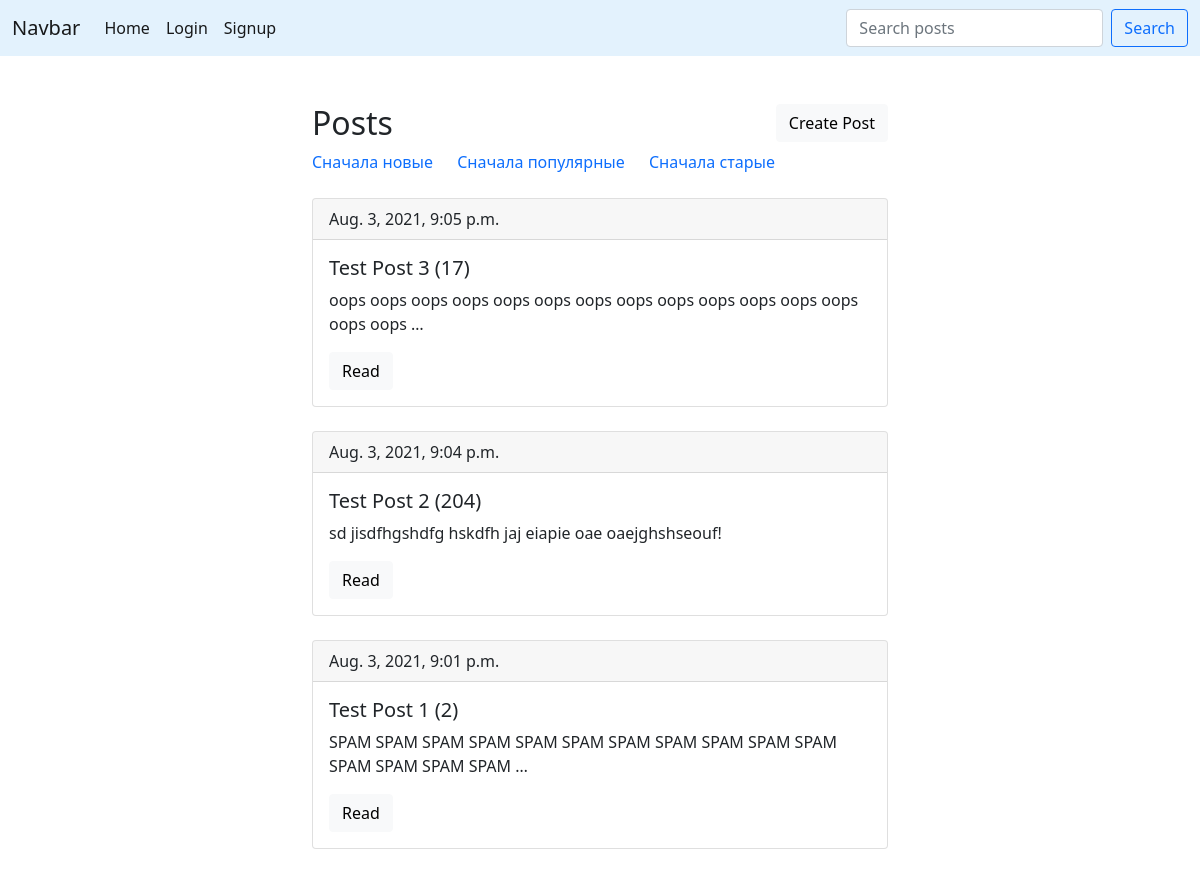
The page /all_posts/ on the database as committed earlier.
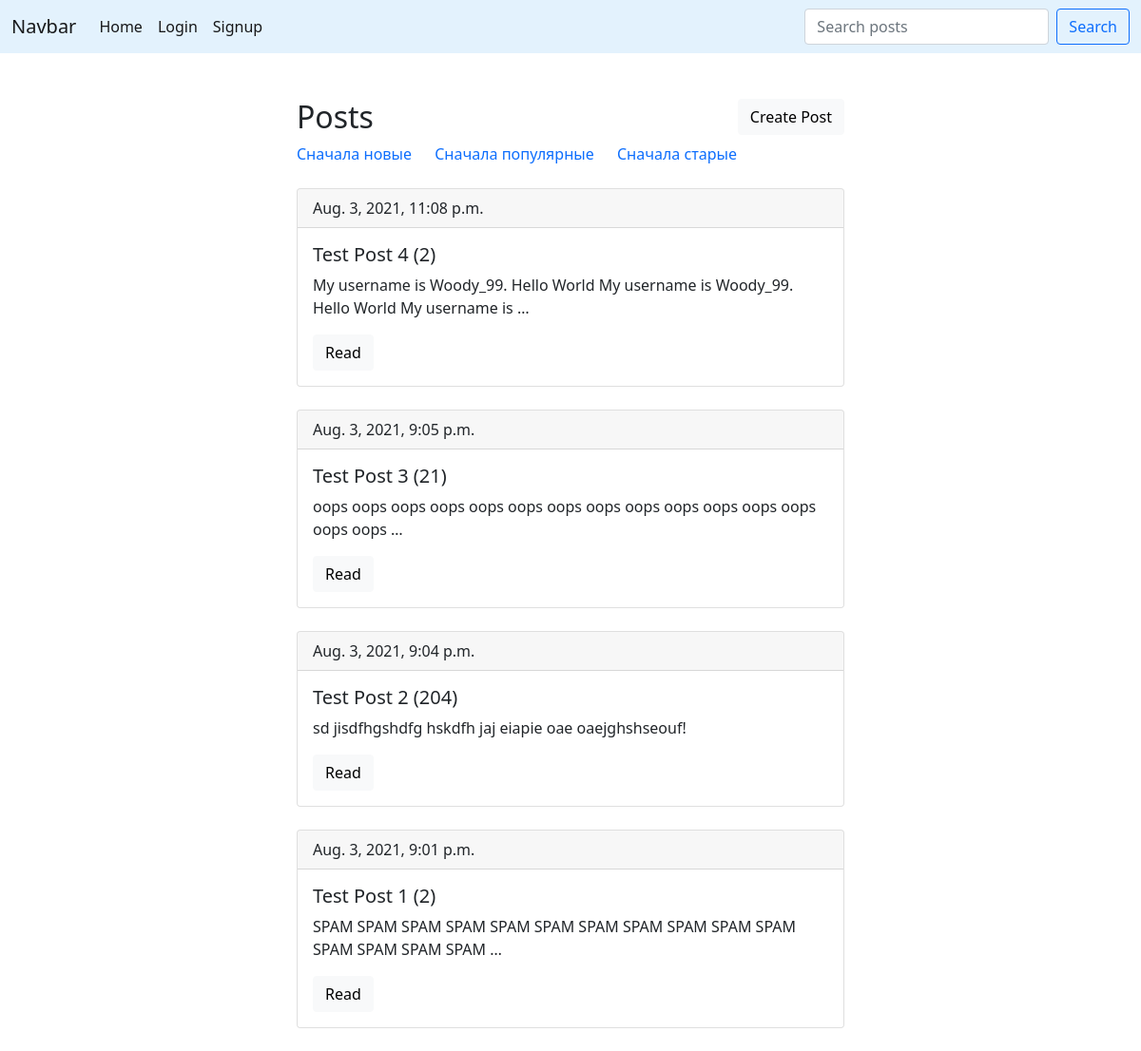
The same page on the database as committed later.
### online_journal/models.py (models this page shows, shortened)
class Post(models.Model):
    title = models.CharField('Title', max_length=200)
    text = models.TextField('Text')
    pub_date = models.DateTimeField('Published date', auto_now_add=True)
    is_active = models.BooleanField('Display a post on the site', default=True)
    rating = models.IntegerField('Views count', default=0)
    created_by = models.ForeignKey(User, on_delete=models.CASCADE, verbose_name='User', related_name='posts')
    objects = PostManager()
    def get_absolute_url(self):
        return reverse('post_detail', kwargs={'pk': self.id})

### online_journal/views.py (the view)
# urls.py: path('all_posts/', PostListView.as_view(), name='all_posts'),
class PostListView(generic.ListView):
    model = Post
    template_name = 'online_journal/all_posts.html'
    context_object_name = 'post_list'
    def get_queryset(self):
        ordered_querysets = {
            'reverse_pub_date': Post.objects.get_posts_reverse_ordered_by_date,
            'pub_date':         Post.objects.get_posts_ordered_by_date,
            'rating':           Post.objects.get_posts_ordered_by_rating,
        }
        order = self.request.GET.get('order', 'reverse_pub_date')
        return ordered_querysets[order]()

### online_journal/managers.py (called while the page is built)
    @active_posts
    def get_posts_reverse_ordered_by_date(self):
        return super().get_queryset().order_by('-pub_date')

### online_journal/utils.py (called while the page is built)
def active_posts(get_queryset):
    @wraps(get_queryset)
    def wrapper(self):
        queryset = get_queryset(self)
        return queryset.filter(is_active=True)
    return wrapper

### online_journal/templates/online_journal/all_posts.html (shortened to what this page needs)
{% extends 'base.html' %}
{% block content %}
    <div class="row">
        <div class="col">
            <h2>Posts</h2>
        </div>
        <div id="create-post-btn" class="col">
            <a href="{% url 'post_create' %}" class="btn btn-light" role="button">Create Post</a>
        </div>
        <div class="order-links-wrapper">
            <a href="?order=reverse_pub_date" class="order-link">Сначала новые</a>
            <a href="?order=rating" class="order-link">Сначала популярные</a>
            <a href="?order=pub_date" class="order-link">Сначала старые</a>
        </div>
    </div>
    {% include 'online_journal/includes/post_list.html' %}
{% endblock %}

### online_journal/templates/online_journal/includes/post_list.html
{% for post in post_list %}
    <div class="card mt-4">
        <div class="card-header">
            {{ post.pub_date }}
        </div>
        <div class="card-body">
            <h5 class="card-title">{{ post.title }}  ({{ post.rating }})</h5>
            <p class="card-text">{{ post.text|truncatewords:15 }}</p>
            <a href="{{ post.get_absolute_url }}" class="btn btn-light">Read</a>
        </div>
    </div>
{% empty %}
    <hr>
    <h6 class="empty-content">No posts</h6>
{% endfor %}

Rows that differ between the two databases and show on the page:
added Post: pub_date "Aug. 3, 2021, 11:08 p.m.", title "Test Post 4", rating "2", text "My username is Woody_99. Hello World My username is Woody_99. Hello World My username is …"
changed Post "Test Post 3": rating "17" → "21"
